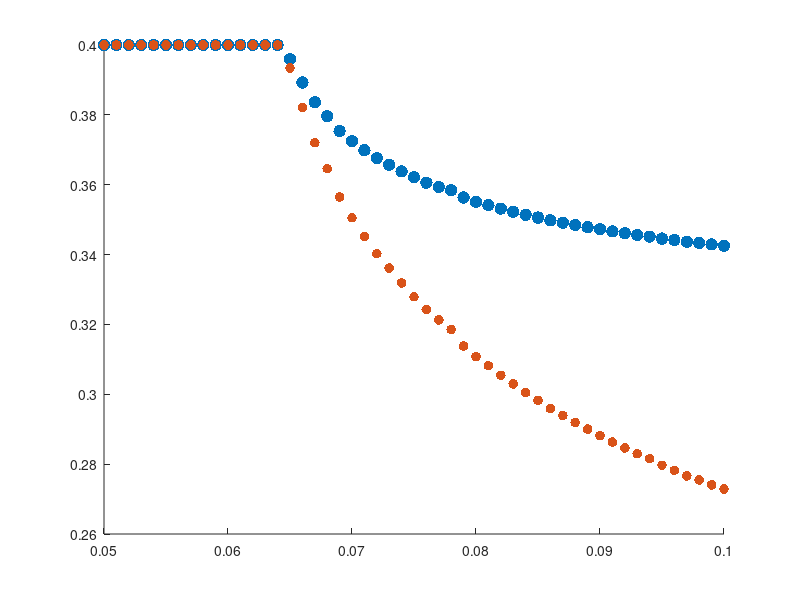

Write the MATLAB code that produced this figure. (Note: this script raises an error after producing the figure.)
%Script used to generate Figure 6(a) based on file average_f_LH.csv
data = load('average_f_LH.csv'); 

% Assuming the data is stored as a matrix with three columns
chi_u = data(:, 1); % First column: Sensitivity of Environmental Motion
f_L = data(:, 2);   % Second column: Average payoff f_L
f_H = data(:, 3);   % Third column: Average payoff f_H

% Plot for n (Figure 6(a))
figure;
hold on;
dotSize = 80;
h_scatter_L = scatter(chi_u, f_L, dotSize, "red", 'filled', 'DisplayName', 'Average payoff $f_L$');
dotSize = 50;
h_scatter_H = scatter(chi_u, f_H, dotSize,"blue", 'filled', 'DisplayName', 'Average payoff $f_H$');
h_line_payoffs = yline(0.4, '--k', 'LineWidth', 3, 'DisplayName', 'Uniform $f_L$ \& $f_H$', 'Interpreter', 'latex');
h_line_critical = xline(0.0646, '--', 'Color', [0.5 0.5 0.5], 'LineWidth', 3, 'DisplayName', 'Critical $\chi_u^*$', 'Interpreter', 'latex');
ylim([0.25, 0.5]);
xlabel('Sensitivity of Environmental Motion $\chi_u$', 'fontsize', 23, 'fontname', 'arial', 'Interpreter', 'latex');
ylabel('Average Payoff', 'fontsize', 23, 'fontname', 'arial', 'Interpreter', 'latex');
legend([h_scatter_L, h_scatter_H, h_line_payoffs, h_line_critical], ...
    {'Average payoff $f_L$', 'Average payoff $f_H$', 'Uniform $f_L$ \& $f_H$', 'Critical $\chi_u^*$'}, ...
    'Location', 'best', 'fontsize', 17, 'fontname', 'arial', 'Interpreter', 'latex');
set(gca, 'FontSize', 16);
ax = gca;
ax.XLabel.FontSize = 23;
ax.YLabel.FontSize = 23;
grid on;
hold off;
